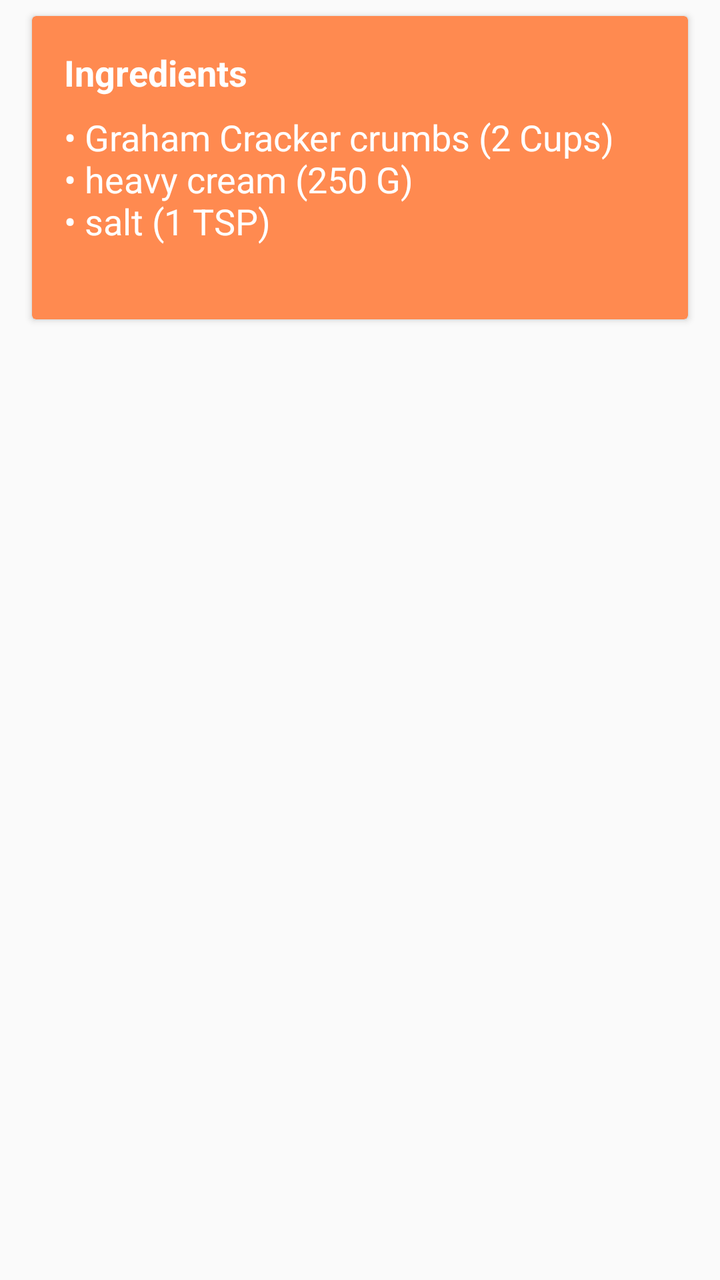
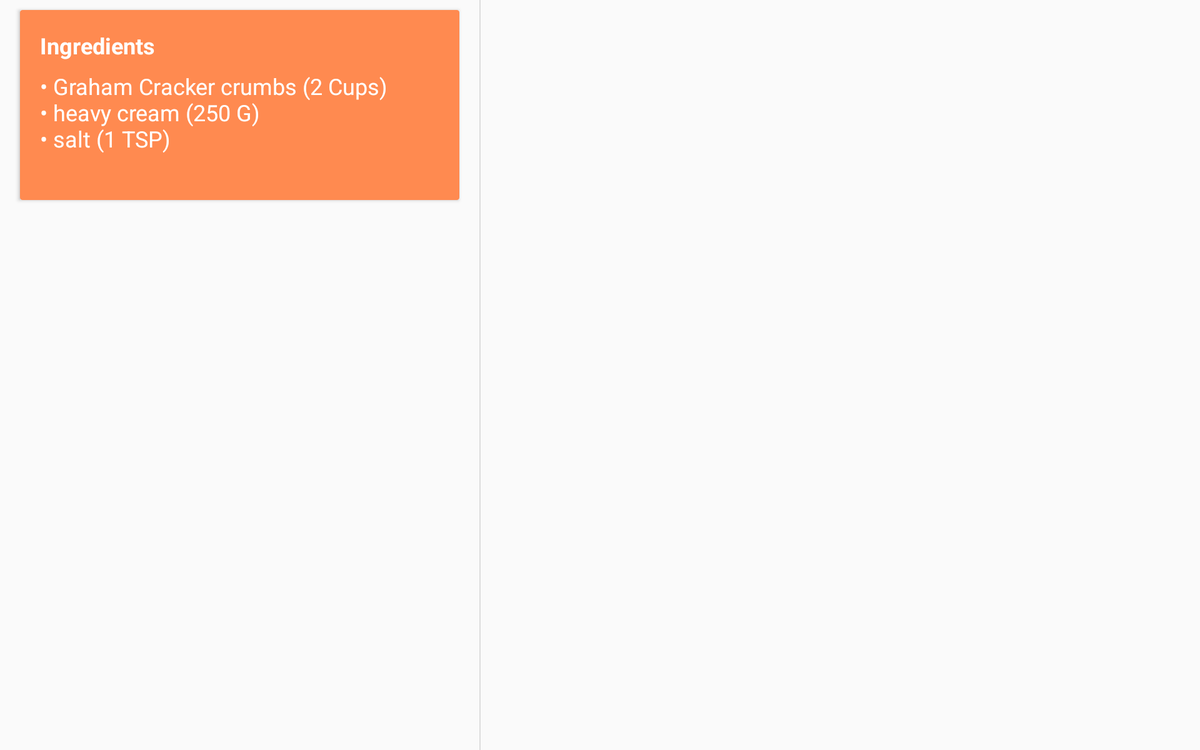

An Android layout and its configuration variant, each rendered on a device that would load it. The default file and the variant file are quoted in full after the pictures.
<!-- AndroidManifest.xml: application theme AppTheme -->
<!-- res/layout/content_recipe_details.xml -->
<?xml version="1.0" encoding="utf-8"?>
<android.support.v4.widget.NestedScrollView xmlns:android="http://schemas.android.com/apk/res/android"
    xmlns:app="http://schemas.android.com/apk/res-auto"
    xmlns:tools="http://schemas.android.com/tools"
    android:layout_width="match_parent"
    android:layout_height="match_parent"
    tools:context=".activities.RecipeDetailsActivity">

    <android.support.constraint.ConstraintLayout
        android:layout_width="match_parent"
        android:layout_height="wrap_content"
        android:descendantFocusability="beforeDescendants"
        android:focusableInTouchMode="true">

        <android.support.v7.widget.CardView
            android:id="@+id/cv_ingredients"
            android:layout_width="0dp"
            android:layout_height="wrap_content"
            android:layout_marginEnd="16dp"
            android:layout_marginLeft="16dp"
            android:layout_marginRight="16dp"
            android:layout_marginStart="16dp"
            android:layout_marginTop="8dp"
            app:cardBackgroundColor="@color/colorAccentLight"
            app:contentPadding="16dp"
            app:layout_constraintEnd_toEndOf="parent"
            app:layout_constraintStart_toStartOf="parent"
            app:layout_constraintTop_toTopOf="parent">

            <LinearLayout
                android:layout_width="match_parent"
                android:layout_height="match_parent"
                android:orientation="vertical">

                <TextView
                    android:layout_width="match_parent"
                    android:layout_height="wrap_content"
                    android:text="@string/ingredients_label"
                    android:textColor="@android:color/white"
                    android:textSize="18sp"
                    android:textStyle="bold" />

                <TextView
                    android:id="@+id/tv_ingredients"
                    android:layout_width="match_parent"
                    android:layout_height="wrap_content"
                    android:paddingTop="8dp"
                    android:textColor="@android:color/white"
                    android:textSize="18sp"
                    tools:text="• Graham Cracker crumbs (2 Cups)\n• heavy cream (250 G)\n• salt (1 TSP)\n" />
            </LinearLayout>
        </android.support.v7.widget.CardView>

        <android.support.v7.widget.RecyclerView
            android:id="@+id/rv_steps"
            android:layout_width="0dp"
            android:layout_height="wrap_content"
            android:layout_marginBottom="8dp"
            android:layout_marginEnd="16dp"
            android:layout_marginLeft="16dp"
            android:layout_marginRight="16dp"
            android:layout_marginStart="16dp"
            android:layout_marginTop="16dp"
            app:layout_constraintBottom_toBottomOf="parent"
            app:layout_constraintEnd_toEndOf="parent"
            app:layout_constraintStart_toStartOf="parent"
            app:layout_constraintTop_toBottomOf="@+id/cv_ingredients"
            tools:listitem="@layout/item_step" />
    </android.support.constraint.ConstraintLayout>
</android.support.v4.widget.NestedScrollView>
<!-- resources referenced by this layout -->
<resources>
  <color name="colorAccentLight">#ff8a50</color>
  <string name="ingredients_label">Ingredients</string>
  <style name="AppTheme" parent="Theme.AppCompat.Light">
          
          <item name="colorPrimary">@color/colorPrimary</item>
          <item name="colorPrimaryDark">@color/colorPrimaryDark</item>
          <item name="colorAccent">@color/colorAccent</item>
      </style>
  <color name="colorPrimary">#ffffff</color>
  <color name="colorPrimaryDark">#cccccc</color>
  <color name="colorAccent">#ff5722</color>
</resources>
<!-- res/layout-w900dp/content_recipe_details.xml (the repository's variant of the layout above) -->
<!-- drawn on a 7-inch tablet turned sideways -->
<?xml version="1.0" encoding="utf-8"?>
<LinearLayout xmlns:android="http://schemas.android.com/apk/res/android"
    xmlns:app="http://schemas.android.com/apk/res-auto"
    xmlns:tools="http://schemas.android.com/tools"
    android:layout_width="match_parent"
    android:layout_height="match_parent"
    android:baselineAligned="false"
    android:divider="?android:attr/dividerHorizontal"
    android:orientation="horizontal"
    android:showDividers="middle"
    tools:context=".activities.RecipeDetailsActivity">

    

    <android.support.v4.widget.NestedScrollView
        android:layout_width="0dp"
        android:layout_height="match_parent"
        android:layout_weight="2"
        tools:context=".activities.RecipeDetailsActivity">

        <android.support.constraint.ConstraintLayout
            android:layout_width="match_parent"
            android:layout_height="wrap_content"
            android:descendantFocusability="beforeDescendants"
            android:focusableInTouchMode="true">

            <android.support.v7.widget.CardView
                android:id="@+id/cv_ingredients"
                android:layout_width="0dp"
                android:layout_height="wrap_content"
                android:layout_marginEnd="16dp"
                android:layout_marginLeft="16dp"
                android:layout_marginRight="16dp"
                android:layout_marginStart="16dp"
                android:layout_marginTop="8dp"
                app:cardBackgroundColor="@color/colorAccentLight"
                app:contentPadding="16dp"
                app:layout_constraintEnd_toEndOf="parent"
                app:layout_constraintStart_toStartOf="parent"
                app:layout_constraintTop_toTopOf="parent">

                <LinearLayout
                    android:layout_width="match_parent"
                    android:layout_height="match_parent"
                    android:orientation="vertical">

                    <TextView
                        android:layout_width="match_parent"
                        android:layout_height="wrap_content"
                        android:text="@string/ingredients_label"
                        android:textColor="@android:color/white"
                        android:textSize="18sp"
                        android:textStyle="bold" />

                    <TextView
                        android:id="@+id/tv_ingredients"
                        android:layout_width="match_parent"
                        android:layout_height="wrap_content"
                        android:paddingTop="8dp"
                        android:textColor="@android:color/white"
                        android:textSize="18sp"
                        tools:text="• Graham Cracker crumbs (2 Cups)\n• heavy cream (250 G)\n• salt (1 TSP)\n" />
                </LinearLayout>
            </android.support.v7.widget.CardView>

            <android.support.v7.widget.RecyclerView
                android:id="@+id/rv_steps"
                android:layout_width="0dp"
                android:layout_height="wrap_content"
                android:layout_marginBottom="8dp"
                android:layout_marginEnd="16dp"
                android:layout_marginLeft="16dp"
                android:layout_marginRight="16dp"
                android:layout_marginStart="16dp"
                android:layout_marginTop="16dp"
                app:layout_constraintBottom_toBottomOf="parent"
                app:layout_constraintEnd_toEndOf="parent"
                app:layout_constraintStart_toStartOf="parent"
                app:layout_constraintTop_toBottomOf="@+id/cv_ingredients"
                tools:listitem="@layout/item_step" />
        </android.support.constraint.ConstraintLayout>
    </android.support.v4.widget.NestedScrollView>

    <FrameLayout
        android:id="@+id/step_details_fragment_container"
        android:layout_width="0dp"
        android:layout_height="match_parent"
        android:layout_weight="3" />

</LinearLayout>
